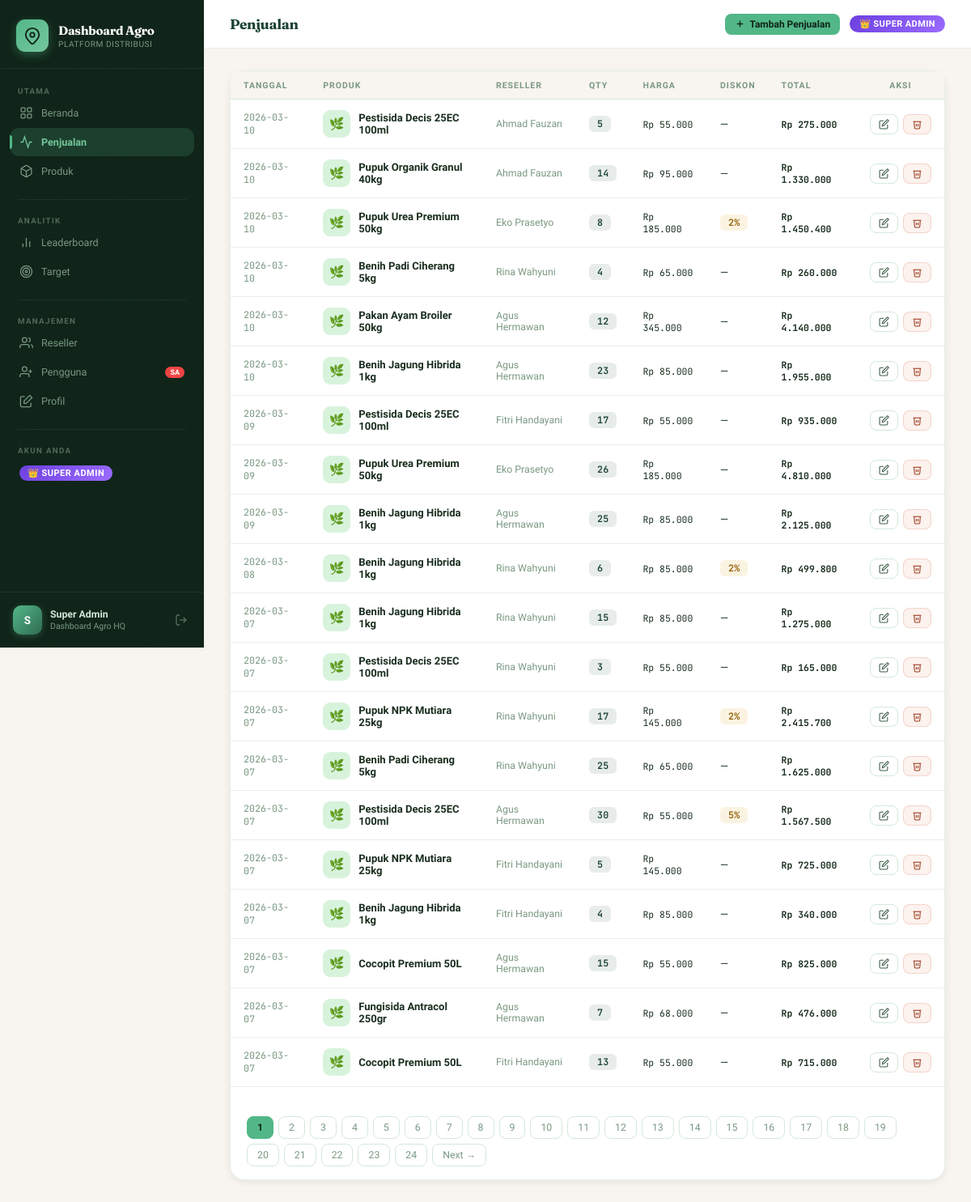
/sales (signed in), run on the app's committed database.
### tables this page shows
CREATE TABLE sales (
    id             INTEGER PRIMARY KEY AUTOINCREMENT,
    distributor_id INTEGER NOT NULL REFERENCES users(id) ON DELETE CASCADE,
    reseller_id    INTEGER REFERENCES resellers(id) ON DELETE SET NULL,
    product_id     INTEGER NOT NULL REFERENCES products(id) ON DELETE RESTRICT,
    quantity       INTEGER NOT NULL CHECK(quantity > 0),
    unit_price     REAL    NOT NULL CHECK(unit_price >= 0),
    discount_pct   REAL    NOT NULL DEFAULT 0,
    total          REAL    NOT NULL,
    notes          TEXT,
    sale_date      TEXT    NOT NULL DEFAULT (datetime('now','localtime'))
);

CREATE TABLE products (
    id             INTEGER PRIMARY KEY AUTOINCREMENT,
    distributor_id INTEGER NOT NULL REFERENCES users(id) ON DELETE CASCADE,
    category_id    INTEGER REFERENCES categories(id) ON DELETE SET NULL,
    name           TEXT    NOT NULL,
    sku            TEXT,
    description    TEXT,
    price          REAL    NOT NULL DEFAULT 0,
    cost_price     REAL    DEFAULT 0,
    stock          INTEGER NOT NULL DEFAULT 0,
    stock_min      INTEGER NOT NULL DEFAULT 50,
    unit           TEXT    DEFAULT 'pcs',
    is_active      INTEGER NOT NULL DEFAULT 1,
    created_at     TEXT    NOT NULL DEFAULT (datetime('now','localtime')),
    updated_at     TEXT    NOT NULL DEFAULT (datetime('now','localtime'))
);

CREATE TABLE resellers (
    id             INTEGER PRIMARY KEY AUTOINCREMENT,
    distributor_id INTEGER NOT NULL REFERENCES users(id) ON DELETE CASCADE,
    name           TEXT    NOT NULL,
    phone          TEXT,
    email          TEXT,
    address        TEXT,
    area           TEXT,
    commission_pct REAL    NOT NULL DEFAULT 5.0,
    is_active      INTEGER NOT NULL DEFAULT 1,
    joined_at      TEXT    NOT NULL DEFAULT (datetime('now','localtime'))
);

### app.py (the view, shortened to what this page needs)
@app.route('/sales')
@login_required
def sales():
    uid          = session['user_id']
    role         = session['role']
    page         = max(1, int(request.args.get('page', 1)))
    per_page     = 20
    offset       = (page - 1) * per_page
    dist_filter  = request.args.get('dist', '').strip()
    if role in ('user', 'distributor'):
        fid = uid
    elif dist_filter:
        fid = int(dist_filter)
    else:
        fid = None
    if fid:
        total_rows = db.scalar(
            "SELECT COUNT(*) FROM sales WHERE distributor_id=?", (fid,))
        rows = db.query_all("""
            SELECT s.*, p.name AS product_name, r.name AS reseller_name, u.company AS dist_name
            FROM sales s
            JOIN products p ON p.id = s.product_id
            LEFT JOIN resellers r ON r.id = s.reseller_id
            JOIN users u ON u.id = s.distributor_id
            WHERE s.distributor_id = ?
            ORDER BY s.sale_date DESC LIMIT ? OFFSET ?
        """, (fid, per_page, offset))
    else:
        total_rows = db.scalar("SELECT COUNT(*) FROM sales")
        rows = db.query_all("""
            SELECT s.*, p.name AS product_name, r.name AS reseller_name, u.company AS dist_name
            FROM sales s
            JOIN products p ON p.id = s.product_id
            LEFT JOIN resellers r ON r.id = s.reseller_id
            JOIN users u ON u.id = s.distributor_id
            ORDER BY s.sale_date DESC LIMIT ? OFFSET ?
        """, (per_page, offset))
    if is_super_admin():
        distributors = db.query_all(
            "SELECT id,company FROM users WHERE role IN ('user','distributor') AND is_active=1")
    elif is_admin_cabang():
        company = session['company']
        distributors = db.query_all(
            "SELECT id,company FROM users WHERE role IN ('user','distributor') AND company=? AND is_active=1",
            (company,))
    else:
        distributors = []
    total_pages = max(1, (total_rows + per_page - 1) // per_page)
    return render_template('sales.html', rows=rows, page=page,
                           total_pages=total_pages,
                           distributors=distributors,
                           dist_filter=dist_filter)

### app.py (called while the page is built)
@app.template_filter('rupiah')
def rupiah_filter(value):
    try:
        return 'Rp {:,.0f}'.format(float(value)).replace(',', '.')
    except Exception:
        return 'Rp 0'

def is_super_admin():
    return session.get('role') in ('super_admin', 'admin')

def is_admin_cabang():
    return session.get('role') == 'admin_cabang'

def is_any_admin():
    return session.get('role') in ('super_admin', 'admin', 'admin_cabang')

def login_required(f):
    @wraps(f)
    def decorated(*args, **kwargs):
        if 'user_id' not in session:
            flash('Silakan masuk terlebih dahulu.', 'error')
            return redirect(url_for('login'))
        return f(*args, **kwargs)
    return decorated

@app.context_processor
def inject_helpers():
    return dict(
        is_super_admin=is_super_admin,
        is_admin_cabang=is_admin_cabang,
        is_any_admin=is_any_admin,
        role_label=role_label,
    )

### database.py (called while the page is built)
def get_connection():
    conn = sqlite3.connect(DB_PATH)
    conn.row_factory = sqlite3.Row
    conn.execute("PRAGMA foreign_keys = ON")
    return conn

def query_all(sql: str, args: tuple = ()) -> list:
    conn = get_connection()
    try:
        rows = conn.execute(sql, args).fetchall()
        return rows
    finally:
        conn.close()

def query_one(sql: str, args: tuple = ()):
    conn = get_connection()
    try:
        return conn.execute(sql, args).fetchone()
    finally:
        conn.close()

def scalar(sql: str, args: tuple = (), default=0):
    row = query_one(sql, args)
    if row is None:
        return default
    val = row[0]
    return val if val is not None else default

### templates/sales.html (shortened to what this page needs)
{% extends 'base.html' %}
{% block page_title %}Penjualan{% endblock %}
{% block topbar_right %}
<a href="{{ url_for('add_sale') }}" class="btn btn-primary btn-sm">
  <svg viewBox="0 0 24 24" fill="none" stroke="currentColor" stroke-width="2.5"><line x1="12" y1="5" x2="12" y2="19"/><line x1="5" y1="12" x2="19" y2="12"/></svg>
  Tambah Penjualan
</a>
{% endblock %}
{% block content %}
<div class="card">
  {% if rows %}
  <div class="table-wrap">
    <table class="data-table">
      <thead>
        <tr>
          <th>Tanggal</th>
          <th>Produk</th>
          <th>Reseller</th>
          <th>Qty</th>
          <th>Harga</th>
          <th>Diskon</th>
          <th>Total</th>
          <th style="text-align:center;">Aksi</th>
        </tr>
      </thead>
      <tbody>
        {% for r in rows %}
        <tr>
          <td class="td-muted mono" style="font-size:0.78rem;">{{ r.sale_date[:10] }}</td>
          <td>
            <div class="td-product">
              <div class="td-product-icon">🌿</div>
              <span class="td-bold">{{ r.product_name }}</span>
            </div>
          </td>
          <td class="td-muted">{{ r.reseller_name or '—' }}</td>
          <td><span class="badge badge-forest">{{ r.quantity }}</span></td>
          <td class="mono">{{ r.unit_price|rupiah }}</td>
          <td>{% if r.discount_pct > 0 %}<span class="badge badge-yellow">{{ r.discount_pct|int }}%</span>{% else %}—{% endif %}</td>
          <td><span class="mono" style="font-weight:700;">{{ r.total|rupiah }}</span></td>
          <td>
            <div style="display:flex;gap:6px;justify-content:center;">
              <a href="{{ url_for('edit_sale', sid=r.id) }}" class="btn btn-sm btn-outline"
                 style="padding:5px 10px;" title="Edit">
                <svg viewBox="0 0 24 24" fill="none" stroke="currentColor" stroke-width="2"><path d="M11 4H4a2 2 0 0 0-2 2v14a2 2 0 0 0 2 2h14a2 2 0 0 0 2-2v-7"/><path d="M18.5 2.5a2.121 2.121 0 0 1 3 3L12 15l-4 1 1-4 9.5-9.5z"/></svg>
              </a>
              <button class="btn btn-sm btn-danger" style="padding:5px 10px;" title="Hapus"
                onclick="showDeleteModal({
                  title: 'Hapus Transaksi',
                  message: 'Hapus penjualan <strong>{{ r.product_name }}</strong> ({{ r.quantity }} unit, {{ r.total|rupiah }})? Stok produk akan dikembalikan.',
                  action: '{{ url_for('delete_sale', sid=r.id) }}'
                })">
                <svg viewBox="0 0 24 24" fill="none" stroke="currentColor" stroke-width="2"><polyline points="3 6 5 6 21 6"/><path d="M19 6l-1 14a2 2 0 0 1-2 2H8a2 2 0 0 1-2-2L5 6"/><path d="M10 11v6M14 11v6"/></svg>
              </button>
            </div>
          </td>
        </tr>
        {% endfor %}
      </tbody>
    </table>
  </div>
  {% if total_pages > 1 %}
  <div style="padding:16px 20px;border-top:1px solid var(--border-soft);">
    <div class="pagination">
      {% for p in range(1, total_pages+1) %}
      <a href="?page={{ p }}{% if dist_filter %}&dist={{ dist_filter }}{% endif %}" class="page-btn {% if p == page %}active{% endif %}">{{ p }}</a>
      {% endfor %}
      {% if page < total_pages %}<a href="?page={{ page+1 }}{% if dist_filter %}&dist={{ dist_filter }}{% endif %}" class="page-btn">Next →</a>{% endif %}
    </div>
  </div>
  {% endif %}
  {% else %}
  <div class="empty-state">
    <svg viewBox="0 0 24 24" fill="none" stroke="currentColor" stroke-width="1.5"><polyline points="22,12 18,12 15,21 9,3 6,12 2,12"/></svg>
    <p>Belum ada data penjualan. <a href="{{ url_for('add_sale') }}" style="color:var(--leaf);">Tambah sekarang →</a></p>
  </div>
  {% endif %}
</div>
{% endblock %}

### static/css/main.css (style rules this page uses)
:root { --forest: #1B4332; --forest-deep: #0F2318; --forest-mid: #2D6A4F; --leaf: #52B788; --leaf-light: #74C69D; --leaf-pale: #D8F3DC; --wheat: #E9C46A; --wheat-dark: #C9A227; --earth: #8B5E3C; --earth-light: #B07D56; --soil: #5C3D2E; --cream: #F8F4EF; --cream-warm: #F0EBE3; --cream-deep: #E4DDD4; --white: #FFFFFF; --text: #1A2E1F; --text-mid: #3D5C47; --text-muted: #7A9882; --border: #D5E8DA; --border-soft: #E8F0EA; --success: #52B788; --warning: #E9C46A; --danger: #E07C5C; --info: #6BAED6; --sidebar-bg: #0F2318; --sidebar-border: rgba(82, 183, 136, 0.12); --sidebar-text: #7A9882; --sidebar-hover: rgba(82, 183, 136, 0.1); --sidebar-active: rgba(82, 183, 136, 0.18); --sidebar-active-c: #74C69D; --radius-sm: 8px; --radius: 12px; --radius-lg: 18px; --radius-xl: 24px; --shadow-xs: 0 1px 3px rgba(27,67,50,0.06); --shadow-sm: 0 2px 8px rgba(27,67,50,0.08); --shadow: 0 4px 20px rgba(27,67,50,0.10); --shadow-lg: 0 8px 40px rgba(27,67,50,0.14); --sidebar-w: 252px; }
*, *::before, *::after { box-sizing: border-box; margin: 0; padding: 0; }
html { font-size: 15px; -webkit-font-smoothing: antialiased; }
body { font-family: 'Plus Jakarta Sans', sans-serif; background: var(--cream); color: var(--text); min-height: 100vh; display: flex; }
a { text-decoration: none; color: inherit; }
.mono { font-family: 'JetBrains Mono', monospace; font-size: 0.88em; }
.card { background: var(--white); border-radius: var(--radius-lg); box-shadow: var(--shadow-sm); border: 1px solid var(--border-soft); }
.badge { display: inline-flex; align-items: center; justify-content: center; border-radius: 6px; padding: 2px 10px; font-size: 0.78rem; font-weight: 600; font-family: 'JetBrains Mono', monospace; letter-spacing: 0.2px; white-space: nowrap; }
.badge-yellow { background: rgba(233,196,106,0.2); color: #92610A; }
.badge-forest { background: rgba(27,67,50,0.1); color: var(--forest); }
.btn { display: inline-flex; align-items: center; gap: 7px; padding: 9px 18px; border-radius: var(--radius); font-size: 0.87rem; font-weight: 600; cursor: pointer; border: none; font-family: 'Plus Jakarta Sans', sans-serif; transition: all 0.15s ease; white-space: nowrap; }
.btn svg { width: 15px; height: 15px; flex-shrink: 0; }
.btn-primary { background: var(--leaf); color: var(--forest-deep); }
.btn-outline { background: transparent; color: var(--text-mid); border: 1.5px solid var(--border); }
.btn-danger { background: rgba(224,124,92,0.1); color: #9B3B1E; border: 1px solid rgba(224,124,92,0.25); }
.btn-sm { padding: 6px 12px; font-size: 0.80rem; border-radius: var(--radius-sm); gap: 5px; }
.btn-sm svg { width: 13px; height: 13px; }
.pagination { display: flex; align-items: center; gap: 6px; margin-top: 20px; flex-wrap: wrap; }
.page-btn { padding: 6px 12px; border-radius: var(--radius-sm); font-size: 0.82rem; font-weight: 500; color: var(--text-muted); background: var(--white); border: 1px solid var(--border); transition: all 0.15s; }
.page-btn.active { background: var(--leaf); color: var(--forest-deep); border-color: var(--leaf); font-weight: 700; }

### static/css/tables.css (style rules this page uses)
.table-wrap { overflow-x: auto; -webkit-overflow-scrolling: touch; }
.data-table { width: 100%; border-collapse: collapse; font-size: 0.87rem; min-width: 560px; }
.data-table thead th { font-size: 0.70rem; font-weight: 700; letter-spacing: 1px; text-transform: uppercase; color: var(--text-muted); padding: 10px 16px; border-bottom: 1.5px solid var(--border); text-align: left; white-space: nowrap; background: var(--cream); }
.data-table thead th:first-child { border-radius: var(--radius-sm) 0 0 0; }
.data-table thead th:last-child { border-radius: 0 var(--radius-sm) 0 0; }
.data-table tbody tr { border-bottom: 1px solid var(--border-soft); transition: background 0.12s; }
.data-table tbody tr:last-child { border-bottom: none; }
.data-table tbody td { padding: 13px 16px; vertical-align: middle; }
.td-bold { font-weight: 600; color: var(--text); }
.td-muted { color: var(--text-muted); font-size: 0.82rem; }
.td-product { display: flex; align-items: center; gap: 10px; }
.td-product-icon { width: 34px; height: 34px; border-radius: 9px; background: var(--leaf-pale); display: flex; align-items: center; justify-content: center; font-size: 1rem; flex-shrink: 0; }

### data on the page
sales: sale_date "2026-03-10", product_name "Pestisida Decis 25EC 100ml", name "Ahmad Fauzan", quantity "5", unit_price|rupiah "Rp 55.000", total|rupiah "Rp 275.000"
sales: sale_date "2026-03-10", product_name "Pupuk Organik Granul 40kg", name "Ahmad Fauzan", quantity "14", unit_price|rupiah "Rp 95.000", total|rupiah "Rp 1.330.000"
sales: sale_date "2026-03-10", product_name "Pupuk Urea Premium 50kg", name "Eko Prasetyo", quantity "8", unit_price|rupiah "Rp 185.000", discount_pct "2", total|rupiah "Rp 1.450.400"
sales: sale_date "2026-03-10", product_name "Benih Padi Ciherang 5kg", name "Rina Wahyuni", quantity "4", unit_price|rupiah "Rp 65.000", total|rupiah "Rp 260.000"
sales: sale_date "2026-03-10", product_name "Pakan Ayam Broiler 50kg", name "Agus Hermawan", quantity "12", unit_price|rupiah "Rp 345.000", total|rupiah "Rp 4.140.000"
sales: sale_date "2026-03-10", product_name "Benih Jagung Hibrida 1kg", name "Agus Hermawan", quantity "23", unit_price|rupiah "Rp 85.000", total|rupiah "Rp 1.955.000"
sales: sale_date "2026-03-09", product_name "Pestisida Decis 25EC 100ml", name "Fitri Handayani", quantity "17", unit_price|rupiah "Rp 55.000", total|rupiah "Rp 935.000"
sales: sale_date "2026-03-09", product_name "Pupuk Urea Premium 50kg", name "Eko Prasetyo", quantity "26", unit_price|rupiah "Rp 185.000", total|rupiah "Rp 4.810.000"
sales: sale_date "2026-03-09", product_name "Benih Jagung Hibrida 1kg", name "Agus Hermawan", quantity "25", unit_price|rupiah "Rp 85.000", total|rupiah "Rp 2.125.000"
sales: sale_date "2026-03-08", product_name "Benih Jagung Hibrida 1kg", name "Rina Wahyuni", quantity "6", unit_price|rupiah "Rp 85.000", discount_pct "2", total|rupiah "Rp 499.800"
sales: sale_date "2026-03-07", product_name "Benih Jagung Hibrida 1kg", name "Rina Wahyuni", quantity "15", unit_price|rupiah "Rp 85.000", total|rupiah "Rp 1.275.000"
sales: sale_date "2026-03-07", product_name "Pestisida Decis 25EC 100ml", name "Rina Wahyuni", quantity "3", unit_price|rupiah "Rp 55.000", total|rupiah "Rp 165.000"
sales: sale_date "2026-03-07", product_name "Pupuk NPK Mutiara 25kg", name "Rina Wahyuni", quantity "17", unit_price|rupiah "Rp 145.000", discount_pct "2", total|rupiah "Rp 2.415.700"
sales: sale_date "2026-03-07", product_name "Benih Padi Ciherang 5kg", name "Rina Wahyuni", quantity "25", unit_price|rupiah "Rp 65.000", total|rupiah "Rp 1.625.000"
sales: sale_date "2026-03-07", product_name "Pestisida Decis 25EC 100ml", name "Agus Hermawan", quantity "30", unit_price|rupiah "Rp 55.000", discount_pct "5", total|rupiah "Rp 1.567.500"
sales: sale_date "2026-03-07", product_name "Pupuk NPK Mutiara 25kg", name "Fitri Handayani", quantity "5", unit_price|rupiah "Rp 145.000", total|rupiah "Rp 725.000"
sales: sale_date "2026-03-07", product_name "Benih Jagung Hibrida 1kg", name "Fitri Handayani", quantity "4", unit_price|rupiah "Rp 85.000", total|rupiah "Rp 340.000"
sales: sale_date "2026-03-07", product_name "Cocopit Premium 50L", name "Agus Hermawan", quantity "15", unit_price|rupiah "Rp 55.000", total|rupiah "Rp 825.000"
sales: sale_date "2026-03-07", product_name "Fungisida Antracol 250gr", name "Agus Hermawan", quantity "7", unit_price|rupiah "Rp 68.000", total|rupiah "Rp 476.000"
sales: sale_date "2026-03-07", product_name "Cocopit Premium 50L", name "Fitri Handayani", quantity "13", unit_price|rupiah "Rp 55.000", total|rupiah "Rp 715.000"

### other printed values
{{ session.user_name[0]|upper if session.user_name else 'U' }} "S"
{{ session.user_name or 'User' }} "Super Admin"
{{ session.company or (session.role|title if session.role else '') }} "Dashboard Agro HQ"
{{ p }} "1" "2" "3" "4" "5" "6" "7" "8" "9" "10" "11" "12" "13" "14" "15" "16" "17" "18" "19" "20" "21" "22" "23" "24"
